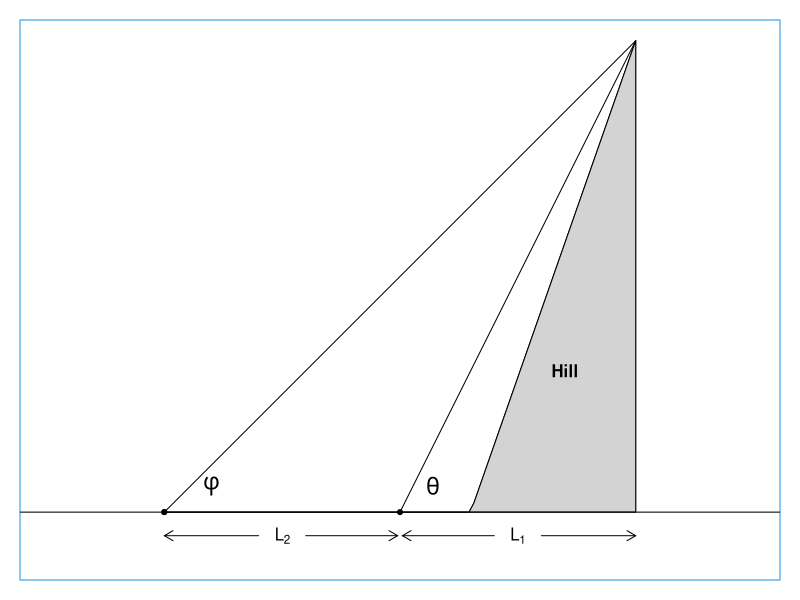

The R source for this figure:
png("fig2.png", unit="in", width=4, height=4, res=120, pointsize=10)
par(mar=rep(1,4))
x <- seq(0, 1, length.out=100)
y <- ifelse(x < 0.65, 0, (x-0.65)/0.35)
delta <- diff(range(x))/20
x <- c(x, 1)
y <- c(y, 0)
plot(x, y, axes=FALSE, xlab="", ylab="",
    asp=1, type="l", xlim=c(0,1), ylim=c(-0.1,1))
polygon(x,y, col="lightgray")
text(0.85, 0.3, "Hill", font=2)
box(col=4)
abline(h=0)
#lines(rep(1,2), c(0,1), lwd=4, col="darkgray")
points(0,0,pch=20)
points(0,0,pch=20)
text(0.1,0.09,expression(phi), pos=1, cex=1.4)
lines(c(0, 1), c(0, 1))
points(0.5,0,pch=20)
text(0.57,0.09,expression(theta), pos=1, cex=1.4)
lines(c(0.5, 1), c(0, 1))

epsilon <- delta/10
arrows(0,-delta,0.20,-delta,code=1, length=0.1)
arrows(0.3,-delta,0.5-epsilon,-delta,code=2, length=0.1)
text(0.25, -delta, expression(L[2]))

arrows(0.5+epsilon,-delta, 0.7, -delta, code=1, length=0.1)
arrows(0.8,-delta, 1, -delta, code=2, length=0.1)
text(0.75, -delta, expression(L[1]))
dev.off()

